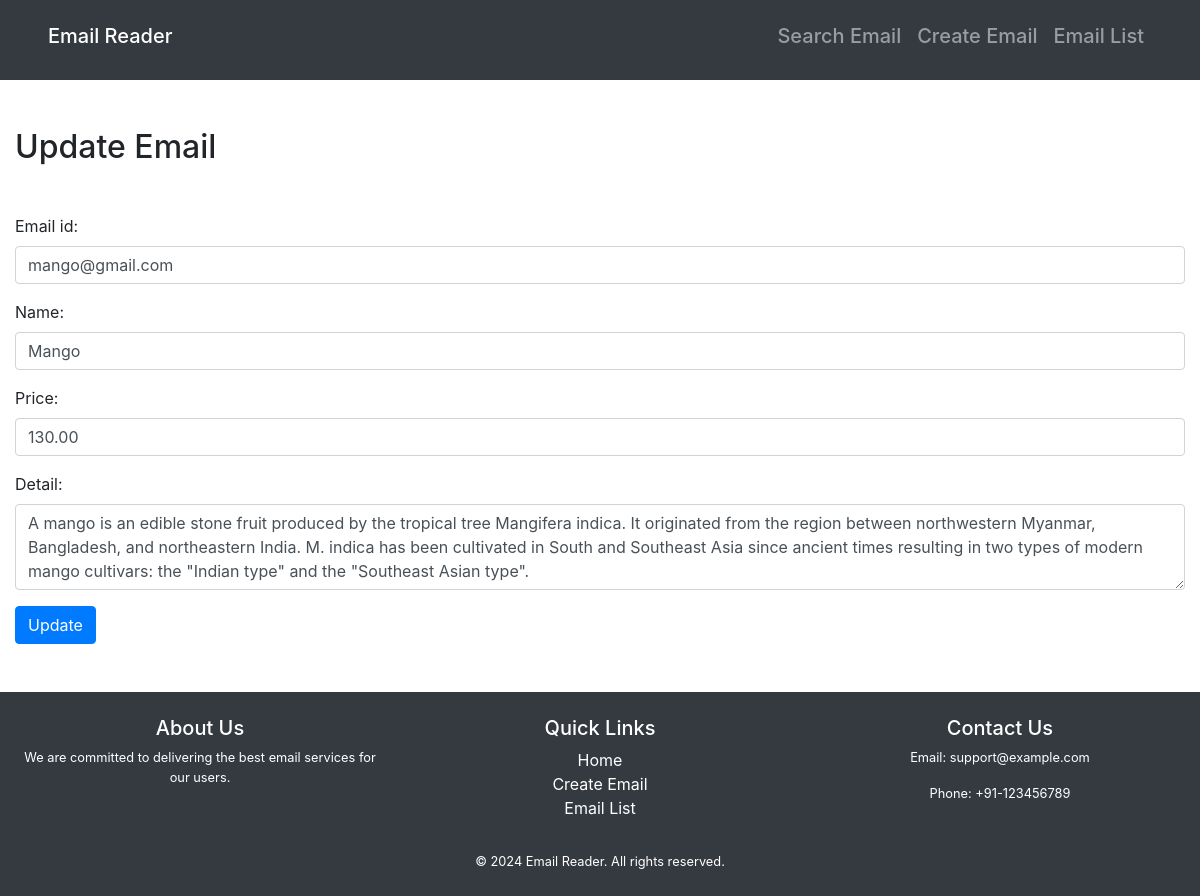
The page /emails/14/edit/ on the database its author committed.
### email_reader/models.py (models this page shows, shortened)
class EmailData(models.Model):
    email_id = models.EmailField(unique=True)
    name = models.CharField(max_length=255)
    price = models.DecimalField(max_digits=10, decimal_places=2)
    detail = models.TextField()

### email_reader/views.py (the view)
# urls.py: path('emails/<int:pk>/edit/', views.email_update, name='email_update'),
def email_update(request, pk):
    email = get_object_or_404(EmailData, pk=pk)
    if request.method == 'POST':
        form = EmailDataForm(request.POST, instance=email)
        if form.is_valid():
            form.save()
            messages.success(request, "Email updated successfully.")
            return redirect('email_list')
    else:
        form = EmailDataForm(instance=email)
    return render(request, 'email_reader/email_form.html', {'form': form})

### email_reader/forms.py (shortened to what this page needs)
class EmailDataForm(forms.ModelForm):
    class Meta:
        model = EmailData
        fields = ['email_id', 'name', 'price', 'detail']
        widgets = {
            'email_id': forms.EmailInput(attrs={'class': 'form-control', 'readonly': False}),
            'name': forms.TextInput(attrs={'class': 'form-control'}),
            'price': forms.NumberInput(attrs={'class': 'form-control', 'step': '0.01'}),
            'detail': forms.Textarea(attrs={'class': 'form-control', 'rows': 3}),
        }

### email_reader/templates/email_reader/email_form.html (shortened to what this page needs)
{% extends 'email_reader/base.html' %}
{% block content %}
    <h2>{% if form.instance.pk %}Update{% else %}Create{% endif %} Email</h2>
    <form method="post" class="mt-5 mb-5">
        {{ form.as_p }}
        <button type="submit" class="btn btn-primary">{% if form.instance.pk %}Update{% else %}Create{% endif %}</button>
    </form>
{% endblock %}

### rows shown on the page
EmailData: email_id "mango@gmail.com", name "Mango", price "130.00", detail "A mango is an edible stone fruit produced by the tropical tree Mangifera indica. It originated from the region between northwestern Myanmar, Bangladesh, and northeastern India. M. indica has been cultivated in South and Southeast Asia since ancient times resulting in two types of modern mango cultivars: the \"Indian type\" and the \"Southeast Asian type\"."
